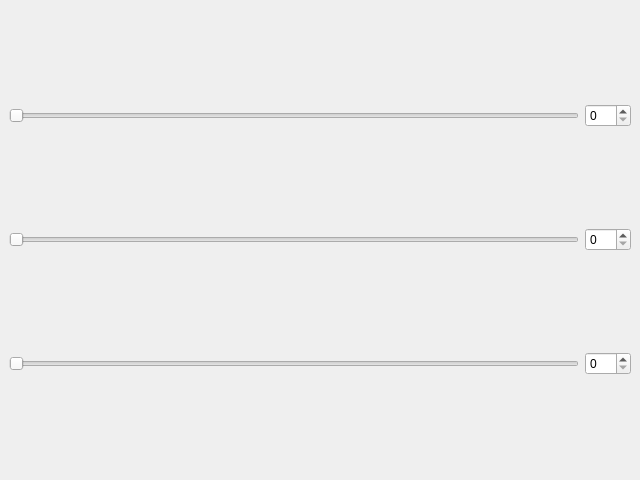
<?xml version="1.0" encoding="UTF-8"?>
<ui version="4.0">
 <class>MainWindow</class>
 <widget class="QMainWindow" name="MainWindow">
  <property name="geometry">
   <rect>
    <x>0</x>
    <y>0</y>
    <width>640</width>
    <height>480</height>
   </rect>
  </property>
  <property name="windowTitle">
   <string>MainWindow</string>
  </property>
  <widget class="QWidget" name="centralwidget">
   <layout class="QGridLayout" name="gridLayout">
    <item row="0" column="0">
     <widget class="QSlider" name="horizontalSlider_red">
      <property name="maximum">
       <number>511</number>
      </property>
      <property name="orientation">
       <enum>Qt::Horizontal</enum>
      </property>
     </widget>
    </item>
    <item row="0" column="1">
     <widget class="QSpinBox" name="spinBox_red">
      <property name="maximum">
       <number>511</number>
      </property>
     </widget>
    </item>
    <item row="1" column="0">
     <widget class="QSlider" name="horizontalSlider_green">
      <property name="maximum">
       <number>511</number>
      </property>
      <property name="orientation">
       <enum>Qt::Horizontal</enum>
      </property>
     </widget>
    </item>
    <item row="1" column="1">
     <widget class="QSpinBox" name="spinBox_green">
      <property name="maximum">
       <number>511</number>
      </property>
     </widget>
    </item>
    <item row="2" column="0">
     <widget class="QSlider" name="horizontalSlider_blue">
      <property name="maximum">
       <number>511</number>
      </property>
      <property name="orientation">
       <enum>Qt::Horizontal</enum>
      </property>
     </widget>
    </item>
    <item row="2" column="1">
     <widget class="QSpinBox" name="spinBox_blue">
      <property name="maximum">
       <number>511</number>
      </property>
     </widget>
    </item>
   </layout>
  </widget>
 </widget>
 <resources/>
 <connections>
  <connection>
   <sender>horizontalSlider_red</sender>
   <signal>valueChanged(int)</signal>
   <receiver>spinBox_red</receiver>
   <slot>setValue(int)</slot>
   <hints>
    <hint type="sourcelabel">
     <x>322</x>
     <y>117</y>
    </hint>
    <hint type="destinationlabel">
     <x>596</x>
     <y>121</y>
    </hint>
   </hints>
  </connection>
  <connection>
   <sender>spinBox_red</sender>
   <signal>valueChanged(int)</signal>
   <receiver>horizontalSlider_red</receiver>
   <slot>setValue(int)</slot>
   <hints>
    <hint type="sourcelabel">
     <x>599</x>
     <y>118</y>
    </hint>
    <hint type="destinationlabel">
     <x>516</x>
     <y>106</y>
    </hint>
   </hints>
  </connection>
  <connection>
   <sender>horizontalSlider_green</sender>
   <signal>valueChanged(int)</signal>
   <receiver>spinBox_green</receiver>
   <slot>setValue(int)</slot>
   <hints>
    <hint type="sourcelabel">
     <x>509</x>
     <y>245</y>
    </hint>
    <hint type="destinationlabel">
     <x>604</x>
     <y>250</y>
    </hint>
   </hints>
  </connection>
  <connection>
   <sender>horizontalSlider_blue</sender>
   <signal>valueChanged(int)</signal>
   <receiver>spinBox_blue</receiver>
   <slot>setValue(int)</slot>
   <hints>
    <hint type="sourcelabel">
     <x>490</x>
     <y>368</y>
    </hint>
    <hint type="destinationlabel">
     <x>611</x>
     <y>364</y>
    </hint>
   </hints>
  </connection>
  <connection>
   <sender>spinBox_blue</sender>
   <signal>valueChanged(int)</signal>
   <receiver>horizontalSlider_blue</receiver>
   <slot>setValue(int)</slot>
   <hints>
    <hint type="sourcelabel">
     <x>606</x>
     <y>360</y>
    </hint>
    <hint type="destinationlabel">
     <x>519</x>
     <y>360</y>
    </hint>
   </hints>
  </connection>
  <connection>
   <sender>spinBox_green</sender>
   <signal>valueChanged(int)</signal>
   <receiver>horizontalSlider_green</receiver>
   <slot>setValue(int)</slot>
   <hints>
    <hint type="sourcelabel">
     <x>598</x>
     <y>236</y>
    </hint>
    <hint type="destinationlabel">
     <x>559</x>
     <y>238</y>
    </hint>
   </hints>
  </connection>
 </connections>
</ui>
